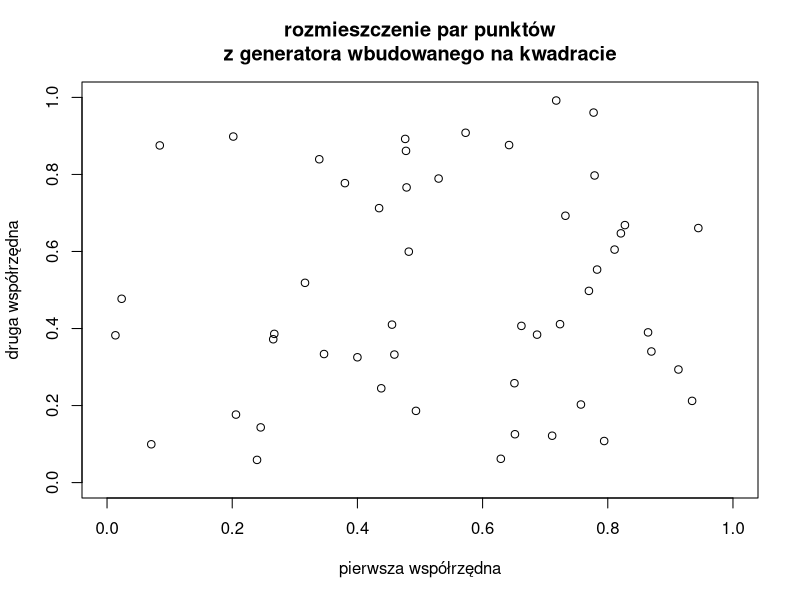
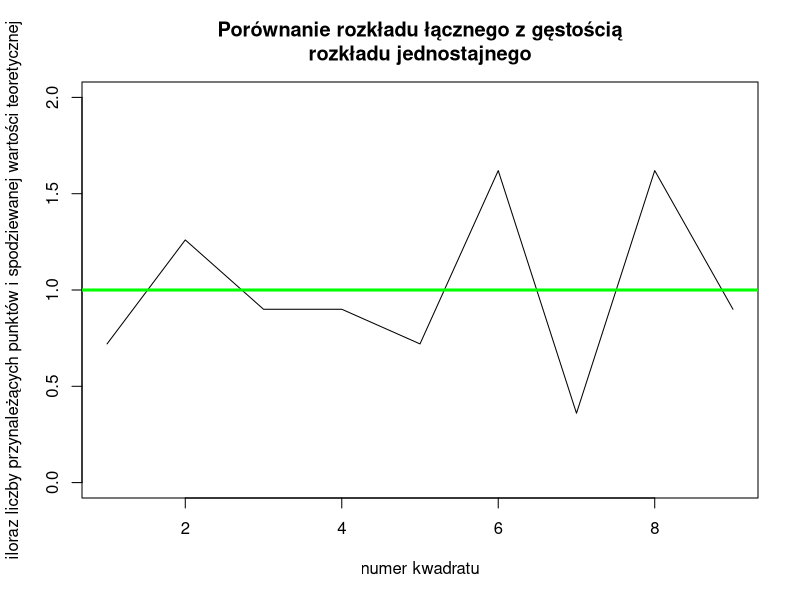
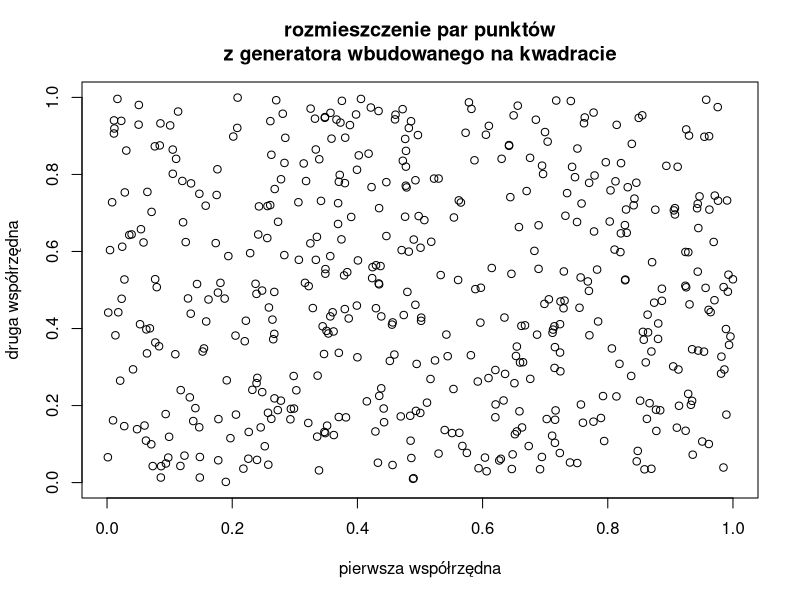
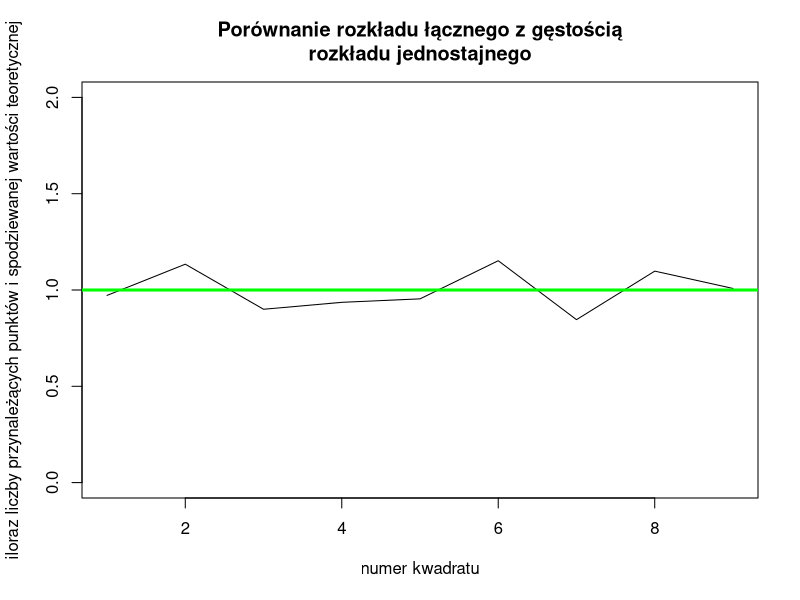
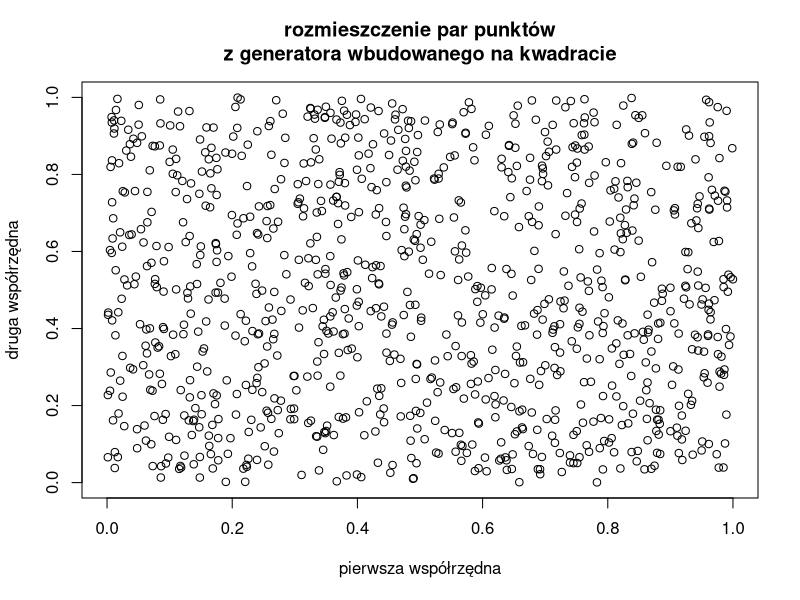
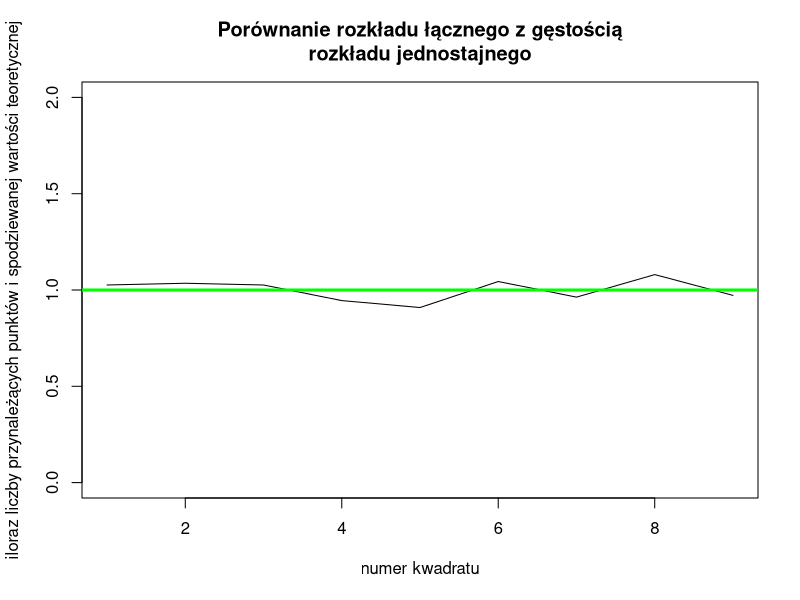

Generate these figures, in order, with R:
for (no.repeats in c(50, 500, 1000)) {

	# set the randomisation seed

	set.seed(1)

	# generate the random pairs

	random.values = runif(2 * no.repeats)
	x.values = random.values[2 * 1:no.repeats - 1]
	y.values = random.values[2 * 1:no.repeats]

	# plot the pairs on a square

	png(paste("square_", no.repeats, ".png", sep = ""))
	plot(x.values, y.values, xlim = c(0, 1), ylim = c(0, 1), main = "rozmieszczenie par punktów\nz generatora wbudowanego na kwadracie", xlab = "pierwsza współrzędna", ylab = "druga współrzędna")
	dev.off()

	# plot the density

	grid.size = 3
	occurences = matrix(0, grid.size, grid.size)
	for (i in 1:no.repeats) {
		occurences[1 + floor(grid.size * x.values[i]), 1 + floor(grid.size * y.values[i])] = occurences[1 + floor(grid.size * x.values[i]), 1 + floor(grid.size * y.values[i])] + 1
	}
	occurences <- c(occurences)

	png(paste("frequency_", no.repeats, ".png", sep = ""))
	plot(1:grid.size^2, occurences / no.repeats * grid.size^2, type = "l", ylim = c(0, 2), main = "Porównanie rozkładu łącznego z gęstością\nrozkładu jednostajnego", xlab = "numer kwadratu", ylab = "iloraz liczby przynależących punktów i spodziewanej wartości teoretycznej")
	abline(h = 1, col = "green", lwd = 3)
	dev.off()
}
